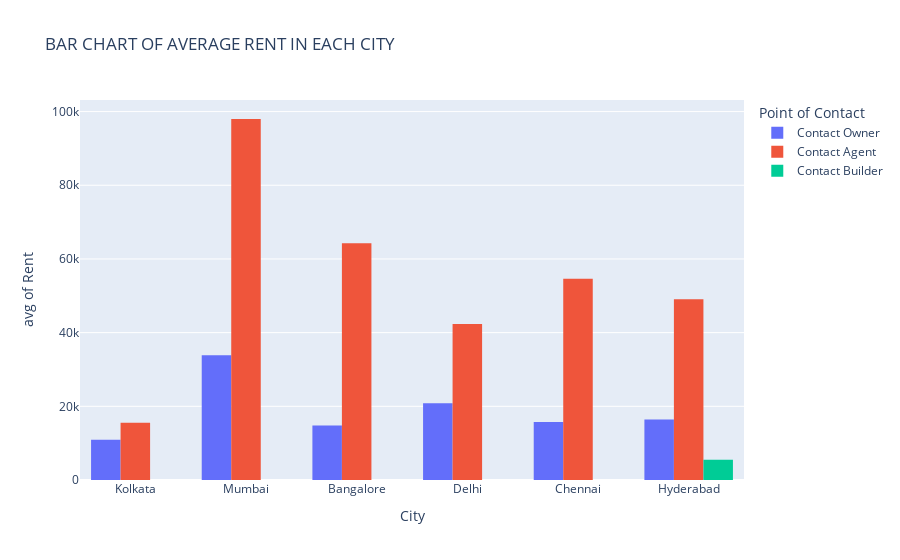

The cell this chart's notebook holds for it:
### Code cell
px.histogram(data_frame=rent_data, x='City', y='Rent',color='Point of Contact', barmode='group', histfunc='avg', title='BAR CHART OF AVERAGE RENT IN EACH CITY')

### Figure 1 — Plotly figure (JSON) as saved in the notebook; plotly's stock layout.template omitted (floating-point values rounded to 4 significant figures; data arrays with more than 128 entries replaced by an {"elided": "..."} marker saying what was removed)
{"data": [{"alignmentgroup": "True", "bingroup": "x", "histfunc": "avg", "hovertemplate": "Point of Contact=Contact Owner<br>City=%{x}<br>avg of Rent=%{y}<extra></extra>", "legendgroup": "Contact Owner", "marker": {"color": "#636efa", "pattern": {"shape": ""}}, "name": "Contact Owner", "offsetgroup": "Contact Owner", "orientation": "v", "showlegend": true, "type": "histogram", "x": {"elided": "3212 str values"}, "xaxis": "x", "y": {"elided": "3212 int values"}, "yaxis": "y"}, {"alignmentgroup": "True", "bingroup": "x", "histfunc": "avg", "hovertemplate": "Point of Contact=Contact Agent<br>City=%{x}<br>avg of Rent=%{y}<extra></extra>", "legendgroup": "Contact Agent", "marker": {"color": "#EF553B", "pattern": {"shape": ""}}, "name": "Contact Agent", "offsetgroup": "Contact Agent", "orientation": "v", "showlegend": true, "type": "histogram", "x": {"elided": "1529 str values"}, "xaxis": "x", "y": {"elided": "1529 int values"}, "yaxis": "y"}, {"alignmentgroup": "True", "bingroup": "x", "histfunc": "avg", "hovertemplate": "Point of Contact=Contact Builder<br>City=%{x}<br>avg of Rent=%{y}<extra></extra>", "legendgroup": "Contact Builder", "marker": {"color": "#00cc96", "pattern": {"shape": ""}}, "name": "Contact Builder", "offsetgroup": "Contact Builder", "orientation": "v", "showlegend": true, "type": "histogram", "x": ["Hyderabad"], "xaxis": "x", "y": [5500], "yaxis": "y"}], "layout": {"barmode": "group", "legend": {"title": {"text": "Point of Contact"}, "tracegroupgap": 0}, "title": {"text": "BAR CHART OF AVERAGE RENT IN EACH CITY"}, "xaxis": {"anchor": "y", "domain": [0, 1], "title": {"text": "City"}}, "yaxis": {"anchor": "x", "domain": [0, 1], "title": {"text": "avg of Rent"}}}}
